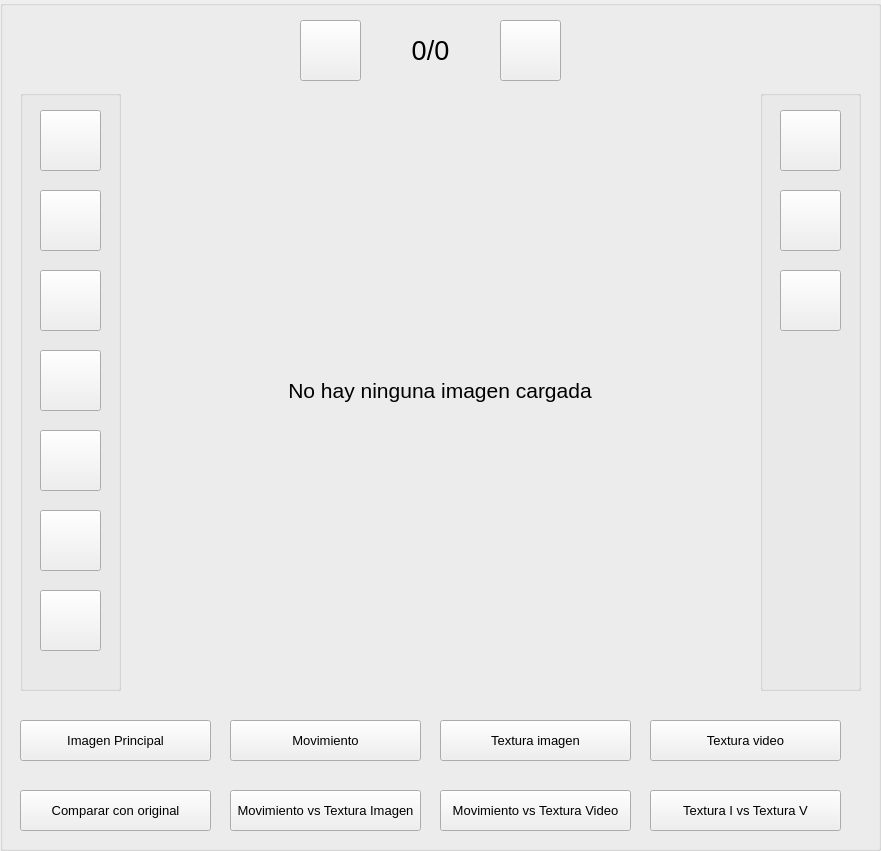
   <widget class="QGroupBox" name="groupBox">
    <property name="geometry">
     <rect>
      <x>10</x>
      <y>10</y>
      <width>881</width>
      <height>851</height>
     </rect>
    </property>
    <property name="title">
     <string/>
    </property>
    <widget class="QPushButton" name="actual_compare_to_original">
     <property name="geometry">
      <rect>
       <x>20</x>
       <y>790</y>
       <width>191</width>
       <height>41</height>
      </rect>
     </property>
     <property name="font">
      <font>
       <pointsize>10</pointsize>
      </font>
     </property>
     <property name="text">
      <string>Comparar con original</string>
     </property>
    </widget>
    <widget class="QLabel" name="image_viewer">
     <property name="geometry">
      <rect>
       <x>140</x>
       <y>90</y>
       <width>600</width>
       <height>600</height>
      </rect>
     </property>
     <property name="font">
      <font>
       <pointsize>16</pointsize>
      </font>
     </property>
     <property name="text">
      <string>No hay ninguna imagen cargada</string>
     </property>
     <property name="alignment">
      <set>Qt::AlignCenter</set>
     </property>
    </widget>
    <widget class="QGroupBox" name="toolBox_region">
     <property name="geometry">
      <rect>
       <x>20</x>
       <y>90</y>
       <width>101</width>
       <height>601</height>
      </rect>
     </property>
     <property name="title">
      <string/>
     </property>
     <widget class="QPushButton" name="polygon_region_button">
      <property name="geometry">
       <rect>
        <x>20</x>
        <y>20</y>
        <width>61</width>
        <height>61</height>
       </rect>
      </property>
      <property name="text">
       <string/>
      </property>
     </widget>
     <widget class="QPushButton" name="square_region_button">
      <property name="geometry">
       <rect>
        <x>20</x>
        <y>100</y>
        <width>61</width>
        <height>61</height>
       </rect>
      </property>
      <property name="text">
       <string/>
      </property>
     </widget>
     <widget class="QPushButton" name="fixed_square_region_button">
      <property name="geometry">
       <rect>
        <x>20</x>
        <y>180</y>
        <width>61</width>
        <height>61</height>
       </rect>
      </property>
      <property name="text">
       <string/>
      </property>
     </widget>
     <widget class="QPushButton" name="diagonal_line_button">
      <property name="geometry">
       <rect>
        <x>20</x>
        <y>420</y>
        <width>61</width>
        <height>61</height>
       </rect>
      </property>
      <property name="text">
       <string/>
      </property>
     </widget>
     <widget class="QPushButton" name="clear_region_button">
      <property name="geometry">
       <rect>
        <x>20</x>
        <y>500</y>
        <width>61</width>
        <height>61</height>
       </rect>
      </property>
      <property name="text">
       <string/>
      </property>
     </widget>
     <widget class="QPushButton" name="horizontal_line_button">
      <property name="geometry">
       <rect>
        <x>20</x>
        <y>340</y>
        <width>61</width>
        <height>61</height>
       </rect>
      </property>
      <property name="text">
       <string/>
      </property>
     </widget>
     <widget class="QPushButton" name="vertical_line_button">
      <property name="geometry">
       <rect>
        <x>20</x>
        <y>260</y>
        <width>61</width>
        <height>61</height>
       </rect>
      </property>
      <property name="text">
       <string/>
      </property>
     </widget>
    </widget>
    <widget class="QPushButton" name="main_image_button">
     <property name="geometry">
      <rect>
       <x>20</x>
       <y>720</y>
       <width>191</width>
       <height>41</height>
      </rect>
     </property>
     <property name="font">
      <font>
       <pointsize>10</pointsize>
      </font>
     </property>
     <property name="text">
      <string>Imagen Principal</string>
     </property>
    </widget>
    <widget class="QPushButton" name="movement_image">
     <property name="geometry">
      <rect>
       <x>230</x>
       <y>720</y>
       <width>191</width>
       <height>41</height>
      </rect>
     </property>
     <property name="font">
      <font>
       <pointsize>10</pointsize>
      </font>
     </property>
     <property name="text">
      <string>Movimiento</string>
     </property>
    </widget>
    <widget class="QPushButton" name="texture_image">
     <property name="geometry">
      <rect>
       <x>440</x>
       <y>720</y>
       <width>191</width>
       <height>41</height>
      </rect>
     </property>
     <property name="font">
      <font>
       <pointsize>10</pointsize>
      </font>
     </property>
     <property name="text">
      <string>Textura imagen</string>
     </property>
    </widget>
    <widget class="QPushButton" name="movement_compare_to_texture_image">
     <property name="geometry">
      <rect>
       <x>230</x>
       <y>790</y>
       <width>191</width>
       <height>41</height>
      </rect>
     </property>
     <property name="font">
      <font>
       <pointsize>10</pointsize>
      </font>
     </property>
     <property name="text">
      <string>Movimiento vs Textura Imagen</string>
     </property>
    </widget>
    <widget class="QPushButton" name="texture_image_from_video">
     <property name="geometry">
      <rect>
       <x>650</x>
       <y>720</y>
       <width>191</width>
       <height>41</height>
      </rect>
     </property>
     <property name="font">
      <font>
       <pointsize>10</pointsize>
      </font>
     </property>
     <property name="text">
      <string>Textura video</string>
     </property>
    </widget>
    <widget class="QPushButton" name="texture_image_compare_to_texture_video">
     <property name="geometry">
      <rect>
       <x>650</x>
       <y>790</y>
       <width>191</width>
       <height>41</height>
      </rect>
     </property>
     <property name="font">
      <font>
       <pointsize>10</pointsize>
      </font>
     </property>
     <property name="text">
      <string>Textura I vs Textura V</string>
     </property>
    </widget>
    <widget class="QPushButton" name="movement_compare_to_texture_video">
     <property name="geometry">
      <rect>
       <x>440</x>
       <y>790</y>
       <width>191</width>
       <height>41</height>
      </rect>
     </property>
     <property name="font">
      <font>
       <pointsize>10</pointsize>
      </font>
     </property>
     <property name="text">
      <string>Movimiento vs Textura Video</string>
     </property>
    </widget>
    <widget class="QGroupBox" name="toolBox_image">
     <property name="geometry">
      <rect>
       <x>760</x>
       <y>90</y>
       <width>101</width>
       <height>601</height>
      </rect>
     </property>
     <property name="title">
      <string/>
     </property>
     <widget class="QPushButton" name="save_image_button">
      <property name="geometry">
       <rect>
        <x>20</x>
        <y>180</y>
        <width>61</width>
        <height>61</height>
       </rect>
      </property>
      <property name="text">
       <string/>
      </property>
     </widget>
     <widget class="QPushButton" name="undo_button">
      <property name="geometry">
       <rect>
        <x>20</x>
        <y>100</y>
        <width>61</width>
        <height>61</height>
       </rect>
      </property>
      <property name="text">
       <string/>
      </property>
     </widget>
     <widget class="QPushButton" name="process_information_button">
      <property name="geometry">
       <rect>
        <x>20</x>
        <y>20</y>
        <width>61</width>
        <height>61</height>
       </rect>
      </property>
      <property name="text">
       <string/>
      </property>
     </widget>
    </widget>
    <widget class="QPushButton" name="next_image_button">
     <property name="geometry">
      <rect>
       <x>500</x>
       <y>20</y>
       <width>61</width>
       <height>61</height>
      </rect>
     </property>
     <property name="text">
      <string/>
     </property>
    </widget>
    <widget class="QPushButton" name="previous_image_button">
     <property name="geometry">
      <rect>
       <x>300</x>
       <y>20</y>
       <width>61</width>
       <height>61</height>
      </rect>
     </property>
     <property name="text">
      <string/>
     </property>
    </widget>
    <widget class="QLabel" name="images_index_label">
     <property name="geometry">
      <rect>
       <x>360</x>
       <y>30</y>
       <width>141</width>
       <height>41</height>
      </rect>
     </property>
     <property name="font">
      <font>
       <pointsize>20</pointsize>
      </font>
     </property>
     <property name="text">
      <string>0/0</string>
     </property>
     <property name="alignment">
      <set>Qt::AlignCenter</set>
     </property>
    </widget>
   </widget>
